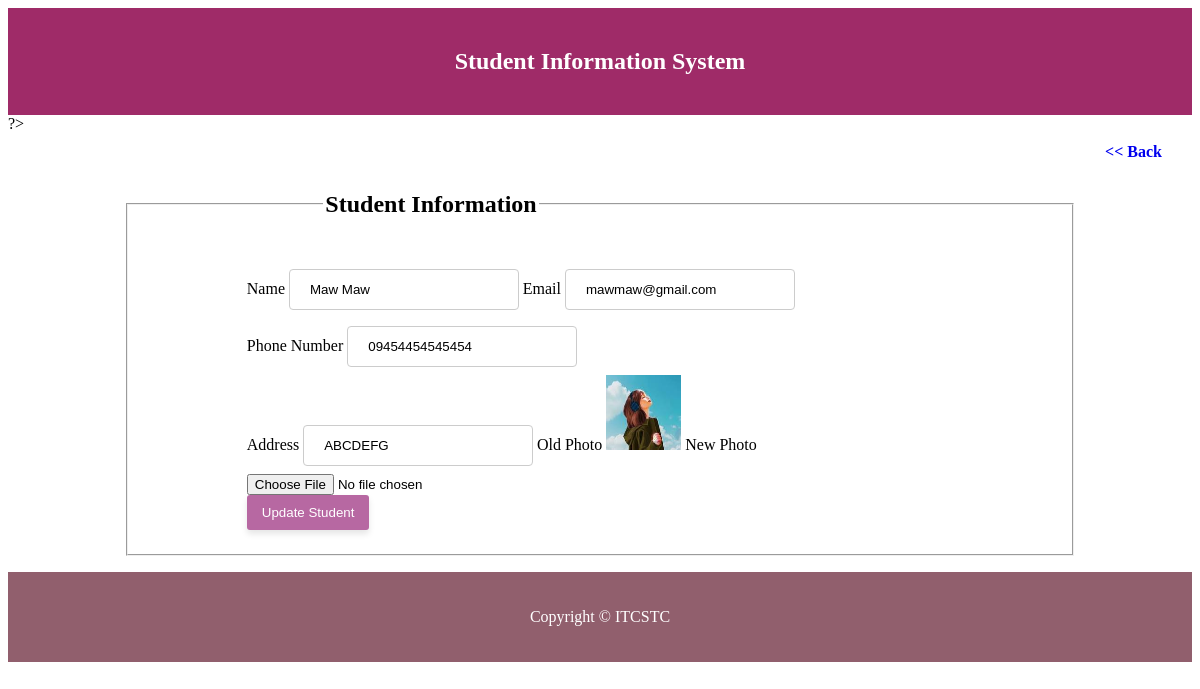
The app's page /editStudent.php?id=6 with its own data.
### tables this page shows
CREATE TABLE `student` (
  `id` int(11) NOT NULL,
  `name` varchar(255) DEFAULT NULL,
  `profile_photo` varchar(255) DEFAULT NULL,
  `email` varchar(255) DEFAULT NULL,
  `password` varchar(255) DEFAULT NULL,
  `address` varchar(255) DEFAULT NULL,
  `phone_number` varchar(255) DEFAULT NULL,
  `created_date` timestamp NOT NULL DEFAULT current_timestamp(),
  `updated_date` timestamp NOT NULL DEFAULT current_timestamp() ON UPDATE current_timestamp()
);

### editStudent.php (the view, shortened to what this page needs)
<html>
<?php
include('header.php');
include('db_connect.php');
$id = $_GET['id'];
$sql = "SELECT * FROM student where id = :id";
$stmt = $conn->prepare($sql);
$stmt->bindParam(":id", $id);
$stmt->execute();
$students = $stmt->fetch(PDO::FETCH_ASSOC);
?>
?>
<div class="new">
    <a href="index.php">
        << Back</a>
</div>
<div>
    <form action="updateData.php" method="POST" enctype="multipart/form-data">
        <fieldset>
            <legend>
                <h2>Student Information</h2>
            </legend>
            <div>
                <label for="">Name</label>
                <input type="text" name="name" id="" value="<?= $students['name'] ?>">
                <label for="">Email</label>
                <input type="email" name="email" id="" value="<?= $students['email'] ?>">
            </div>
            <div>
                <label for="">Phone Number</label>
                <input type="text" name="phone" id="" value="<?= $students['phone_number'] ?>">
            </div>
            <div>
                <label for="">Address</label>
                <input type="text" name="address" id="" value="<?= $students['address'] ?>">
                <label for="">Old Photo</label>
                <img src="<?= $students['profile_photo'] ?>" alt="" width="75px" height="75px">
                <label for="">New Photo</label>
                <input type="file" name="photo" id="">
            </div>
            <input type="submit" name="add" id="" value="Update Student" class="btn">
        </fieldset>
    </form>
</div>
<?php include('footer.php') ?>
</body>
</html>

### style.css (style rules this page uses)
.btn { background-color: #b768a2; color: white; padding: 10px 15px; border: none; border-radius: 3px; cursor: pointer; transition: all 0.3s ease; box-shadow: 0 4px 6px rgba(0, 0, 0, 0.1); }
div.new a { float:right; text-decoration: none; margin: 10px 30px 10px 10px; font-weight: bold; }
input[type=text], input[type=email],input[type=password] { width: 30%; padding: 12px 20px; margin: 8px 0; display: inline-block; border: 1px solid #ccc; border-radius: 4px; box-sizing: border-box; }
fieldset { margin: 0 10% 0 10%; padding:2% 5% 2% 10%; }
fieldset legend { margin-left: 10%; }

### records on screen
student: name "Maw Maw", email "mawmaw@gmail.com", phone "09454454545454", address "ABCDEFG", profile_photo (picture)
